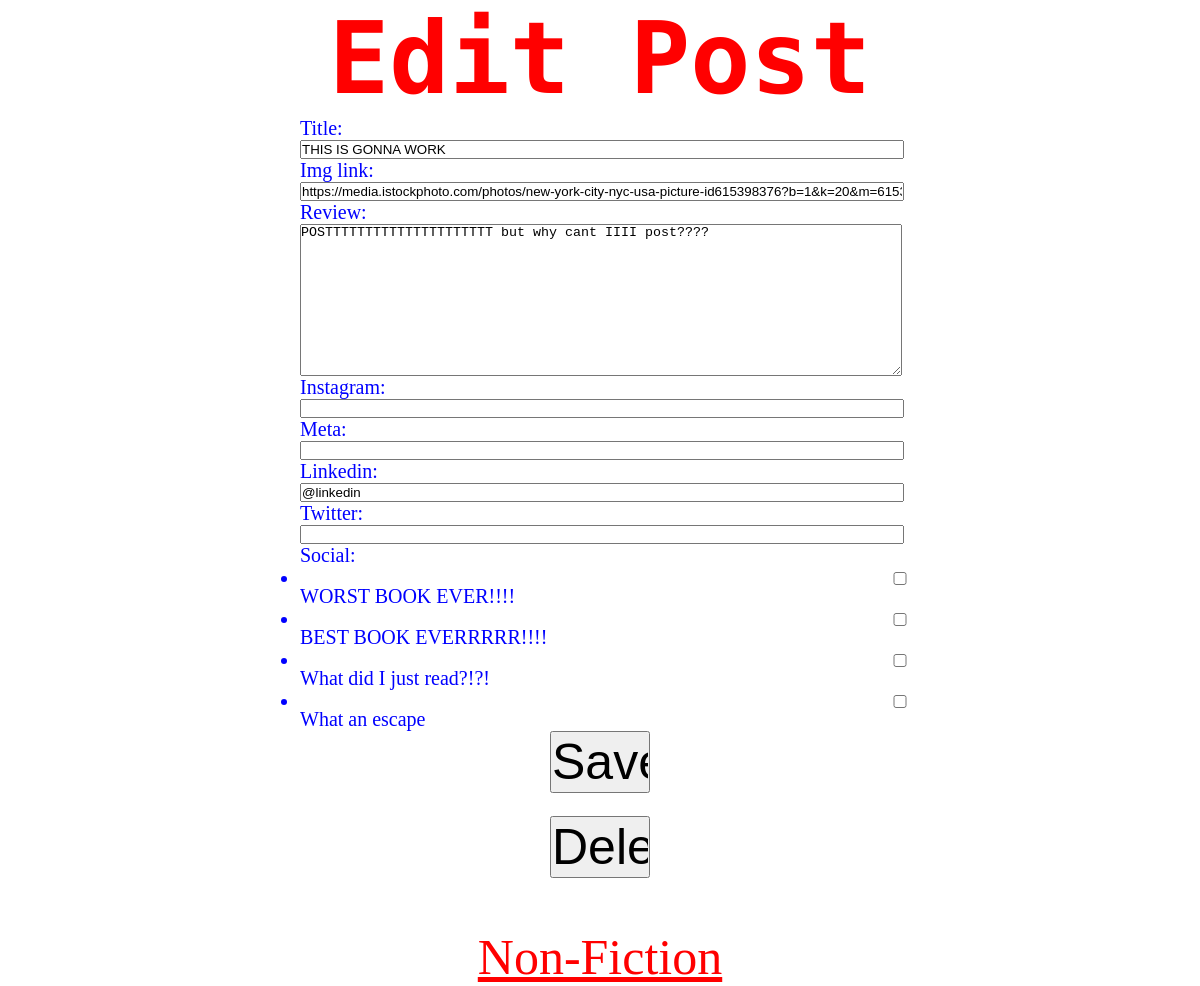
The app's page /bookreview/edit/58/Non-Fiction, older data.
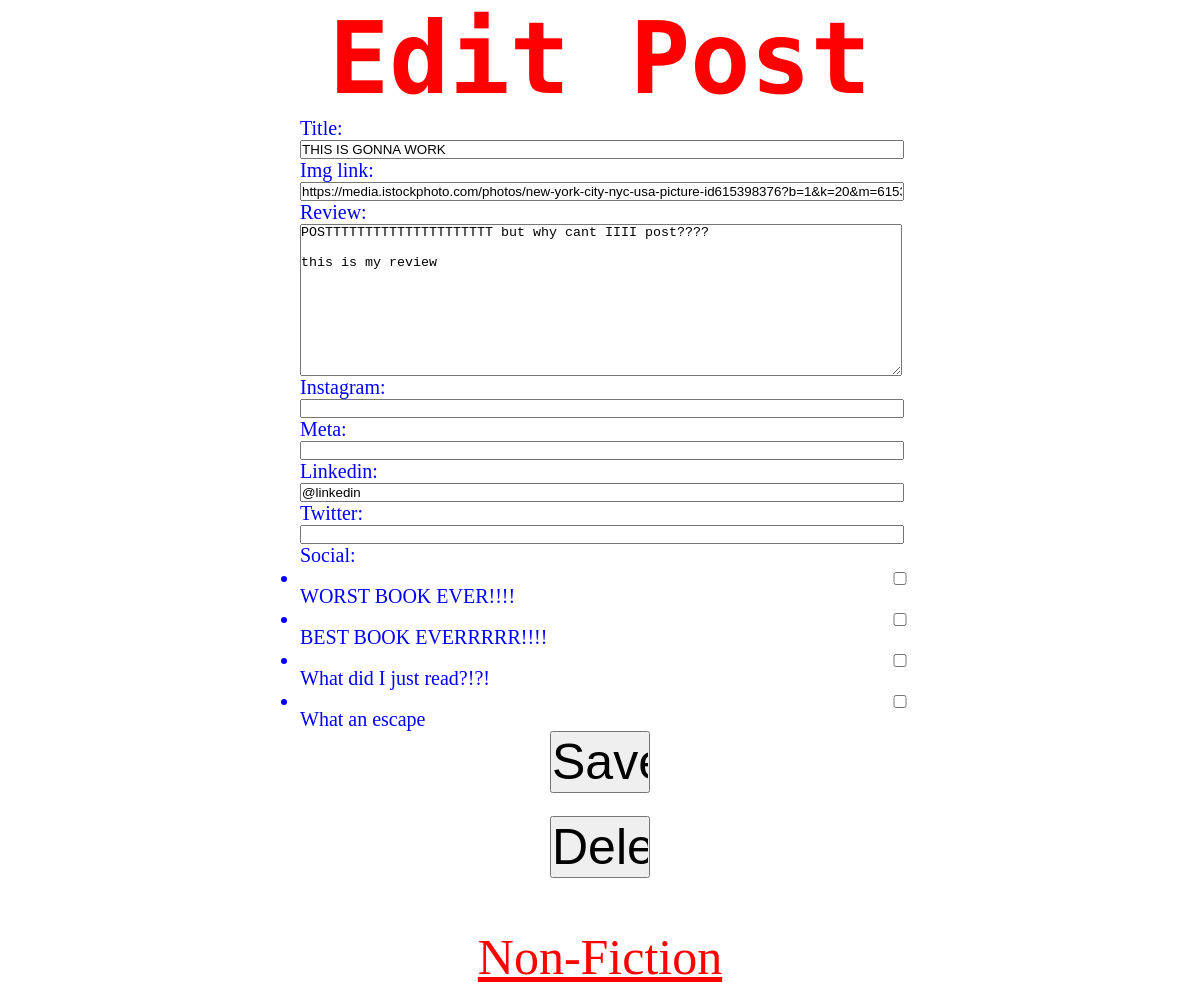
The same page, newer data.
### bookreview/models.py (models this page shows)
class Post(models.Model):
    title = models.CharField(max_length=20)
    review = models.CharField(max_length=1000)
    img_link = models.URLField(max_length=1000)
    instagram = models.CharField(max_length=100, blank=True)
    meta = models.CharField(max_length=100, blank=True)
    linkedin = models.CharField(max_length=100, blank=True)
    twitter = models.CharField(max_length=100, blank=True)
    social = models.ManyToManyField(Tag)
    date_created = models.DateTimeField()
    post_id = models.AutoField(primary_key=True)
    genre_id = models.CharField(blank=True, max_length=100)

### bookreview/views.py (the view, shortened to what this page needs)
# urls.py: path('edit/<int:post_id>/<str:genre>', views.edit, name='edit'),
def edit(request,post_id,genre):
    if request.method == 'GET':
        post = Post.objects.get(pk=post_id)
        tags = []
        for tag in post.social.all():
            tags.append(tag.socialtag_id)
        form = EditorForm(initial={ 'title': post.title, 'review': post.review, 'twitter': post.twitter,'meta':post.meta, 'instagram':post.instagram, 'linkedin':post.linkedin, 'tags': post.social, 'img_link': post.img_link })
        return render(request=request, template_name='edit.html', context={ 'form': form, 'id': post_id, 'genre':genre })

### bookreview/forms.py
class EditorForm(forms.Form):
    title = forms.CharField(max_length=255, required=True)
    img_link = forms.URLField(required=False)
    review = forms.CharField(widget=forms.Textarea, required=True)
    instagram = forms.CharField(widget=forms.TextInput,required=False)
    meta = forms.CharField(widget=forms.TextInput,required=False)
    linkedin = forms.CharField(widget=forms.TextInput,required=False)
    twitter = forms.CharField(widget=forms.TextInput,required=False)
    date_created =datetime.now()
    social = []
    for tag in Tag.objects.all():
        social.append((tag.socialtag_id, tag.name))
    social = forms.MultipleChoiceField(widget=CheckboxSelectMultiple, choices=social, required=False)

### bookreview/templates/edit.html (shortened to what this page needs)
<!DOCTYPE html>
<html lang="en">
<head>
  {% load static %}
  <link rel="stylesheet" href="{% static 'post-style.css' %}">
</head>
<body>
  <h1>Edit Post</h1>
  <form action="{% url 'edit' id genre %}" method="POST" class="form">
    {% csrf_token %} {{ form }}
    <input type="submit" name="save" value="Save" id="button"><br>
    <input type="submit" name="delete" value="Delete" id="button">
  </form>
  <a href="{% url 'genre' genre %}">{{genre|title}}</a>
</body>
</html>

### bookreview/static/post-style.css (style rules this page uses)
* { margin: auto; padding: 0; width: 1200px; }
html, body { max-width: 100%; overflow-x: hidden; }
h1 { color: red; font-family: 'Monoton', cursive; font-size: 100px; display: flex; justify-content: center; width: 1200px; }
input, textarea { width: 600px; display: block; }
.form { display: block; font-family: Cambria, Cochin, Georgia, Times, 'Times New Roman', serif; font-size: 20px; width: 600px; color: blue; }
a { display: flex; align-items: center; justify-content: center; margin-top: 50px; font-family: Cambria, Cochin, Georgia, Times, 'Times New Roman', serif; font-size: 50px; width: 600px; color: red; }
#button { width: 100px; display: flex; align-items: center; justify-content: center; margin: auto; font-size: 50px; }

Row changes from the older to the newer data that the page shows:
changed Post "Non-Fiction": review "POSTTTTTTTTTTTTTTTTTTTTT but why cant IIII post????" → "POSTTTTTTTTTTTTTTTTTTTTT but why cant IIII post???? this is my review"
